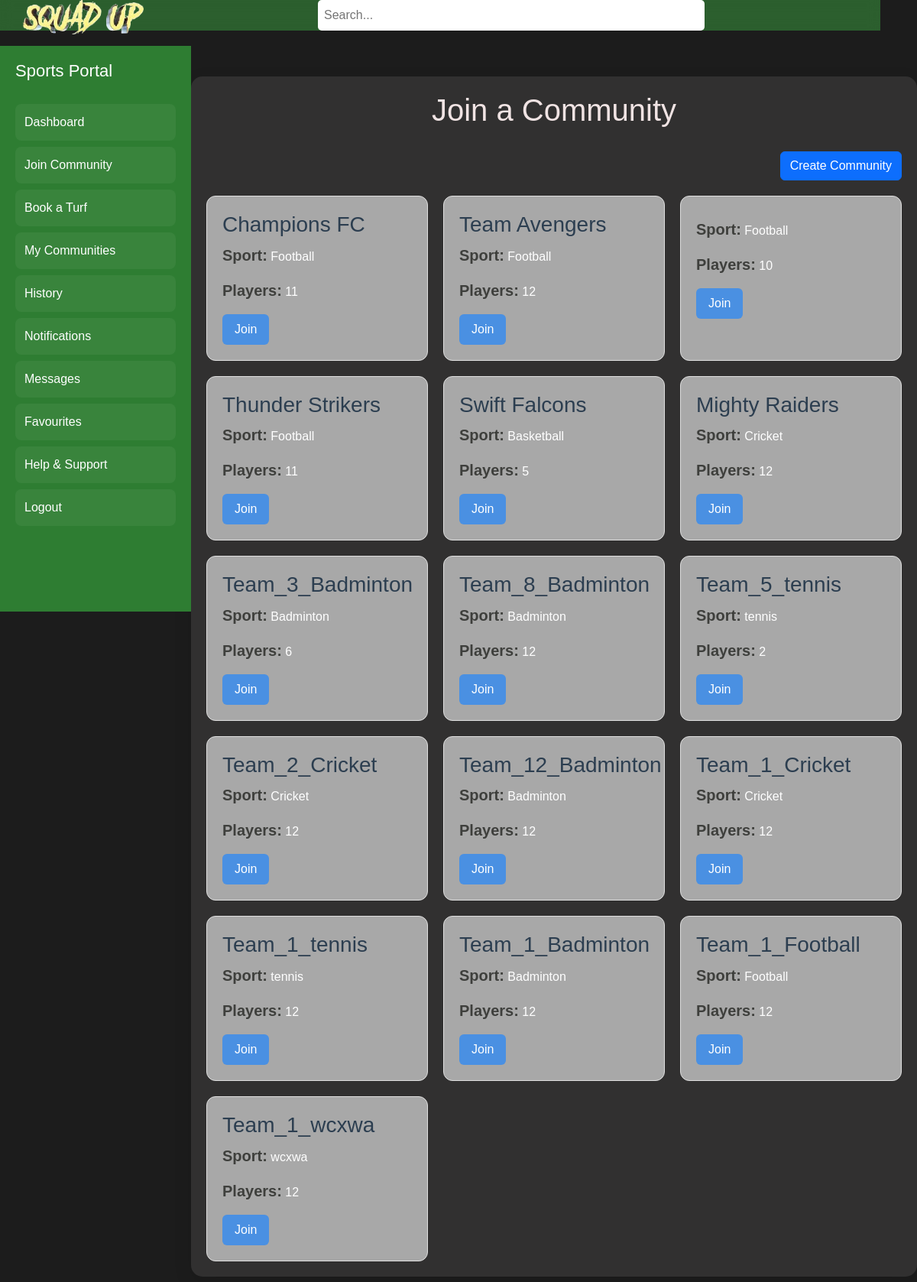
/join-community, run on the app's committed database.
### models.py (models this page shows, shortened)
class Community(db.Model):
    id = db.Column(db.Integer, primary_key=True)
    team_name = db.Column(db.String(100), nullable=True)  # Auto-generated if empty
    sport = db.Column(db.String(50), nullable=False)
    max_players = db.Column(db.Integer, nullable=False, default=12)
    turf_id = db.Column(db.Integer, db.ForeignKey('turf.id'), nullable=False)
    owner_id = db.Column(db.Integer, db.ForeignKey('user.id'), nullable=False)
    status = db.Column(db.String(20), default="active")  # "active" or "closed"
    turf = db.relationship('Turf', backref='communities')
    players = db.relationship('CommunityPlayers', backref='community', lazy=True, cascade="all, delete-orphan")
    __table_args__ = (db.UniqueConstraint('team_name', 'status', name='unique_active_team_name'),)

### app.py (the view)
@app.route('/join-community')
def join_community():
    communities = Community.query.all()
    return render_template('join_community.html', communities=communities)

### app.py (called while the page is built)
@app.before_request
def page_last_visited():
    excluded_routes = ['login', 'logout', 'static', 'register']
    if request.endpoint not in excluded_routes and request.method == 'GET':
        session['page_last_visited_url'] = request.path

### templates/join_community.html (shortened to what this page needs)
<!DOCTYPE html>
<html lang="en">
<head>
    <link href="https://cdn.jsdelivr.net/npm/bootstrap@5.3.0/dist/css/bootstrap.min.css" rel="stylesheet">
</head>
<body>
    <div class="header">
        <div class="logo"><img class="squadUp-logo" src="/static/squadUp-logo.png" alt="Squad Up Logo"></div>
        <div class="search-container">
            <input type="text" placeholder="Search...">
        </div>
        <div class="icons">
            <button class="icon-button" title="Filters"></button>
            <button class="icon-button" title="Profile"></button>
        </div>
    </div>
    <div class="sidebar" id="sidebar">
        <button class="toggle-button" onclick="toggleSidebar()"></button>
        <h2>Sports Portal</h2>
        <a href="{{ url_for('player_dashboard') }}">Dashboard</a>
        <a href="{{ url_for('join_community') }}">Join Community</a>
        <a href="{{ url_for('select_turf_to_book') }}">Book a Turf</a>
        <a href="{{ url_for('my_communities') }}">My Communities</a>
        <a href="#">History</a>
        <a href="#">Notifications</a>
        <a href="#">Messages</a>
        <a href="#">Favourites</a>
        <a href="#">Help & Support</a>
        <a href="{{ url_for('logout') }}">Logout</a>
    </div>
    <div class="main" id="main">
        <div class="container">
            <h1>Join a Community</h1>
            <div class="create-btn">
                <button class="btn btn-primary" data-bs-toggle="modal" data-bs-target="#createCommunityModal">Create Community</button>
            </div>
            <div class="communities">
                {% for community in communities %}
                <div class="community-card">
                    <h3>{{ community.team_name }}</h3>
                    <p><strong>Sport:</strong> {{ community.sport }}</p>
                    <p><strong>Players:</strong> {{ community.max_players }}</p>
                    <form method="POST" action="{{ url_for('send_join_request') }}">
                        <button type="submit">Join</button>
                    </form>
                </div>
                {% endfor %}
            </div>
        </div>
    </div>
</body>
</html>

### templates/join_community.html (style rules this page uses)
body { font-family: 'Arial', sans-serif; background-color: #1c1c1c; color: #ffffff; margin: 0; padding: 0; }
.header { background-color: rgba(56, 142, 60, 0.598); color: white; padding: 10px 30px; display: flex; align-items: center; justify-content: space-between; position: fixed; top: 0; left: 0; width: 96vw; z-index: 1000; height: 40px; backdrop-filter: blur(8px); }
.header .logo .squadUp-logo { width: 70%; }
.header .search-container { flex: 1; display: flex; justify-content: center; margin-left: -20%; }
.header input[type="text"] { padding: 8px; width: 40%; border-radius: 5px; border: none; }
.header .icons { display: flex; align-items: center; justify-content: left; gap: 15px; margin-left: -20%; }
.icon-button { background-color: transparent; border: none; color: white; cursor: pointer; font-size: 30px; }
.sidebar { width: 250px; background-color: #2e7d32; color: white; height: calc(100vh - 60px); padding: 20px; box-sizing: border-box; position: fixed; top: 60px; left: 0; transition: width 0.3s ease; overflow-x: hidden; }
.sidebar h2 { color: #fff; font-size: 22px; margin-bottom: 30px; transition: opacity 0.3s ease; }
.sidebar a { display: block; color: white; text-decoration: none; padding: 12px; font-size: 16px; border-radius: 8px; margin-bottom: 8px; background-color: rgba(255, 255, 255, 0.05); transition: background-color 0.3s ease, transform 0.2s ease; }
.toggle-button { position: absolute; top: 10px; right: 10px; background-color: transparent; border: none; color: white; font-size: 20px; cursor: pointer; }
.main { margin-left: 250px; padding-top: 60px; transition: margin-left 0.3s ease; }
h1 { color: #a5d6a7; }
strong { font-size: 20px; color: #aed581; }
.container { max-width: 1000px; margin: 40px auto; padding: 20px; background-color: #313030; border-radius: 15px; box-shadow: 0 8px 24px rgba(0, 0, 0, 0.1); }
h1 { text-align: center; color: #f0e3e3; margin-bottom: 30px; }
.communities { display: grid; grid-template-columns: repeat(auto-fill, minmax(260px, 1fr)); gap: 20px; }
.community-card { background-color: #a8a8a8; border: 1px solid #e0e0e0; border-radius: 12px; padding: 20px; transition: box-shadow 0.2s; }
.community-card h3 { margin-top: 0; color: #2c3e50; }
.community-card p strong { margin: 5px 0; color: #3e3f3c; }
.community-card form { margin-top: 15px; }
.community-card button { padding: 8px 16px; background-color: #4a90e2; color: white; border: none; border-radius: 6px; cursor: pointer; transition: background-color 0.3s ease; }
.create-btn { display: flex; justify-content: flex-end; margin-bottom: 20px; }

### data on the page
Community: team_name "Champions FC", sport "Football", max_players "11"
Community: team_name "Team Avengers", sport "Football", max_players "12"
Community: sport "Football", max_players "10"
Community: team_name "Thunder Strikers", sport "Football", max_players "11"
Community: team_name "Swift Falcons", sport "Basketball", max_players "5"
Community: team_name "Mighty Raiders", sport "Cricket", max_players "12"
Community: team_name "Team_3_Badminton", sport "Badminton", max_players "6"
Community: team_name "Team_8_Badminton", sport "Badminton", max_players "12"
Community: team_name "Team_5_tennis", sport "tennis", max_players "2"
Community: team_name "Team_2_Cricket", sport "Cricket", max_players "12"
Community: team_name "Team_12_Badminton", sport "Badminton", max_players "12"
Community: team_name "Team_1_Cricket", sport "Cricket", max_players "12"
Community: team_name "Team_1_tennis", sport "tennis", max_players "12"
Community: team_name "Team_1_Badminton", sport "Badminton", max_players "12"
Community: team_name "Team_1_Football", sport "Football", max_players "12"
Community: team_name "Team_1_wcxwa", sport "wcxwa", max_players "12"
